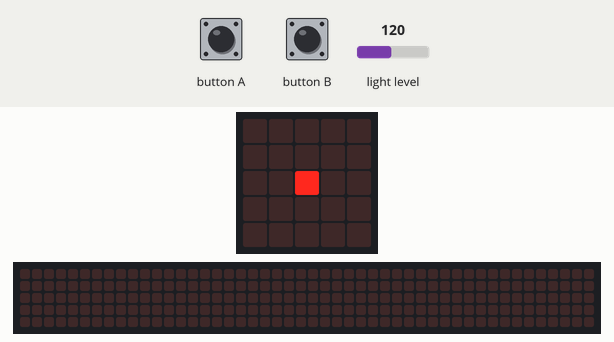
The program below on a simulated BBC micro:bit (MakeCode). Shown: the board's 5×5 LED display, a strip that is not on the board, showing the scrolling text unrolled. The inputs (shaded band) are chosen by the test bench; at power-on: light level 120. The 48×5 strip is a reading aid, not a part: it shows the text the display is scrolling, unrolled, one strip-width of it at a time.

Above: at 1.6 s.
1.7 s: button A pressed for 0.15 s
At 1.92 s:
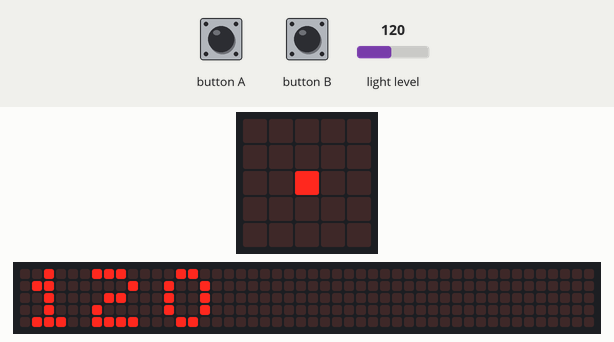
At 2.37 s:
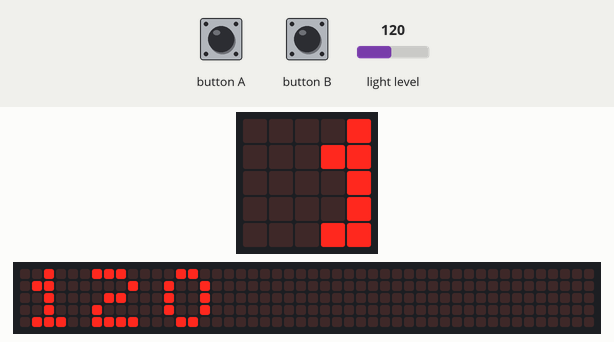
2.4 s: button B pressed for 0.15 s
3.1 s: button A pressed for 0.15 s
3.8 s: light level set to 5
At 17.7 s:
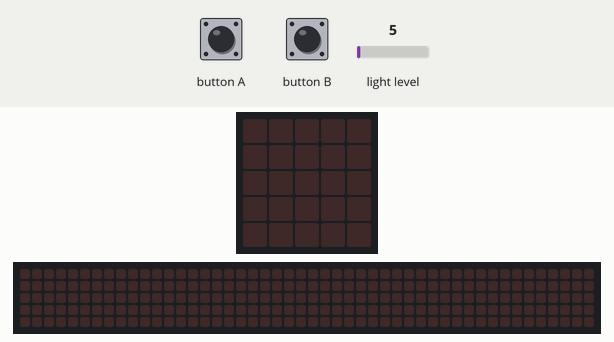

Measured:
- after the input at 1.7 s, the display: changes after 0.15 s (image 1)
- after the input at 3.8 s, the display: first differs from a run without the input after 1.7 s (image 3 shows a later state)

The program:

main.ts
```typescript
/**
 * Dès que le Microbit reçoit une donnée (0 dans notre cas envoyé par le Microbit de départ) on prend note du temps du chronomètre, on place cette valeur dans la variable t0 (on arrondi pour avoir seulement 3 chiffres après la virgule)
 *
 * On attend (tant que) que la valeur d'intensité change pour placer le temps du chronomètre dans la variable t1
 *
 * On affiche un sourire quand on a le temps de passage
 */
radio.onReceivedNumber(function (receivedNumber) {
    t0 = Math.round(input.runningTime() * 1000) / 1000
    // Modifier la valeur de l'intensité lumineuse en fonction  de vos tests.
    while (input.lightLevel() > 120 && t1 == 0) {
        basic.showLeds(`
            . . # . .
            . . # . .
            . . # . .
            . . # . .
            . . # . .
            `)
    }
    t1 = Math.round(input.runningTime() * 1000) / 1000
    basic.showIcon(IconNames.Happy)
})
/**
 * Pour tester trouver la valeur de l'intensité lumineuse ambiante (peut être différente d'un Microbit à l'autre)
 */
input.onButtonPressed(Button.A, function () {
    basic.showNumber(input.lightLevel())
})
/**
 * On soustrait les 2 valeurs de temps pour avoir la durée entre le Microbit de départ et celui-ci
 *
 * On affiche en pressant sur le bouton B cette durée en secondes (en divisant par 1000)
 */
input.onButtonPressed(Button.B, function () {
    Temps = (t1 - t0) / 1000
    for (let index = 0; index < 4; index++) {
        basic.showString("" + Temps + "s")
    }
})
/**
 * On ajuste le groupe avec le Microbit de départ
 *
 * On allume la del pour signaler que ça fonctionne
 */
let Temps = 0
let t1 = 0
let t0 = 0
radio.setGroup(1)
t0 = 0
t1 = 0
basic.showLeds(`
    . . . . .
    . . . . .
    . . # . .
    . . . . .
    . . . . .
    `)
```

test.ts
```typescript
// les tests vont ici ; cela ne sera pas compilé si ce paquet est utilisé en tant qu'extension.
```
